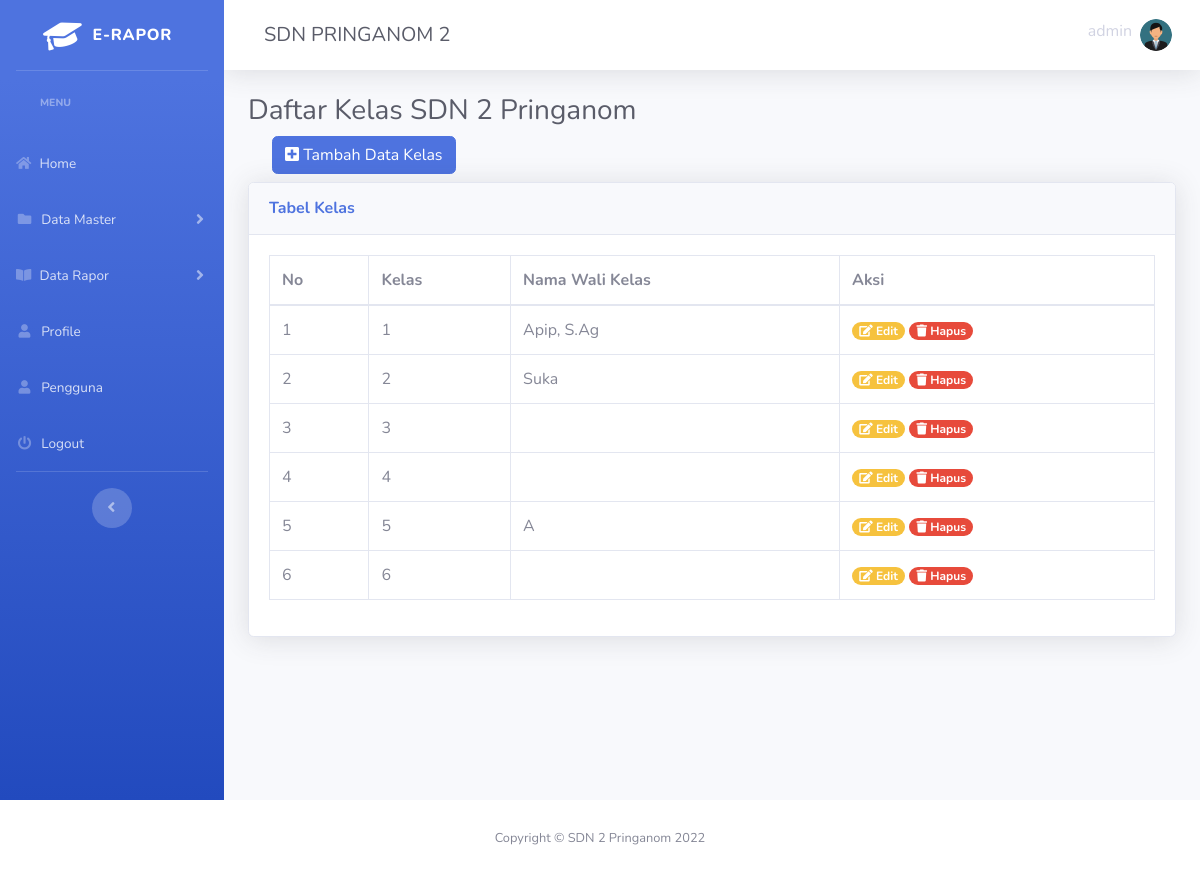
The app's page /admin/pages/kelas/index.php (signed in) with its own data.
### tables this page shows
CREATE TABLE `users` (
  `id_user` int(11) NOT NULL,
  `username` varchar(45) NOT NULL,
  `password` varchar(50) NOT NULL,
  `level` int(11) NOT NULL,
  `nama` varchar(50) NOT NULL,
  `foto` varchar(50) NOT NULL,
  `kelas` varchar(3) NOT NULL,
  `id` int(11) NOT NULL
);

CREATE TABLE `kelas` (
  `id_kelas` int(11) NOT NULL,
  `nama_kelas` varchar(50) NOT NULL,
  `nama_wali_kelas` varchar(50) NOT NULL,
  `nip_guru` int(11) NOT NULL
);

### function.php (called while the page is built, shortened)
<?php
function encryptId($id)
{
    $encryption_key = "Kunc1Enkr1ps1@2023";
    $iv = openssl_random_pseudo_bytes(openssl_cipher_iv_length('aes-256-cbc'));
    $encrypted = openssl_encrypt($id, 'aes-256-cbc', $encryption_key, 0, $iv);
    return base64_encode($encrypted . '::' . $iv);
}

### admin/pages/kelas/index.php (the view, shortened to what this page needs)
<?php
include_once('../template/header.php');
include_once('../../../function.php');
?>
<div class="container-fluid">
    <h1 class="h3 mb-2 text-gray-800">Daftar Kelas SDN 2 Pringanom</h1>
    <a href="tambah.php" class="btn btn-primary ml-4 mb-2"> <i class="fa fa-plus-square"></i> <span></span> Tambah Data Kelas</a>
    <div class="card shadow mb-4">
        <div class="card-header py-3">
            <h6 class="m-0 font-weight-bold text-primary">Tabel Kelas</h6>
        </div>
        <div class="card-body">
            <div class="table-responsive">
                <table class="table table-bordered" id="dataTable" width="100%" cellspacing="0">
                    <thead>
                        <tr>
                            <th>No</th>
                            <th>Kelas</th>
                            <th>Nama Wali Kelas</th>
                            <th>Aksi</th>
                        </tr>
                    </thead>
                    <tbody>
                        <?php $i = 1; ?>
                        <?php
                        $kelas = mysqli_query($koneksi, "SELECT * FROM kelas");
                        while ($tampil = mysqli_fetch_assoc($kelas)) :
                        ?>
                            <tr>
                                <td><?= $i++; ?></td>
                                <td><?= $tampil["nama_kelas"]; ?></td>
                                <td><?= $tampil["nama_wali_kelas"]; ?></td>
                                <td>
                                    <a href="ubah.php?id=<?= encryptId($tampil["id_kelas"]); ?>" class="badge badge-warning badge-pill"> <i class="fa fa-edit"></i> <span></span> Edit</a>
                                    <a href="hapus.php?id=<?= encryptId($tampil["id_kelas"]); ?>" class="badge badge-danger badge-pill" onclick="return confirm('Apakah anda mau menghapus?');"> <i class="fa fa-trash"></i> <span></span> Hapus</a>
                                </td>
                            </tr>
                        <?php endwhile; ?>
                    </tbody>
                </table>
            </div>
        </div>
    </div>
</div>
</div>
</div>
</div>
<?php include '../template/footer.php' ?>

### admin/pages/template/header.php (shortened to what this page needs)
<?php
$koneksi = mysqli_connect('localhost', 'root', '', 'raport_sd');
?>
<!DOCTYPE html>
<html lang="en">
<head>
    <link href="../../../asset/vendor/fontawesome-free/css/all.min.css" rel="stylesheet" type="text/css">
    <link href="../../../asset/css/bootstrap.css" rel="stylesheet">
</head>
<body id="page-top">
    <div id="wrapper">
        <ul class="navbar-nav bg-gradient-primary sidebar sidebar-dark accordion " id="accordionSidebar">
            <a class="sidebar-brand d-flex align-items-center justify-content-center" href="#">
                <div class="sidebar-brand-icon rotate-n-15">
                    <i class="fas fa-graduation-cap"></i>
                </div>
                <div class="sidebar-brand-text mx-2">E-Rapor</div>
            </a>
            <hr class="sidebar-divider my-0">
            <div class="sidebar-heading m-4">
                Menu
            </div>
            <li class="nav-item">
                <a class="nav-link collapsed" href="../informasi/index.php" aria-expanded="true" aria-controls="collapsePages">
                    <i class="fas fa fa-home"></i>
                    <span>Home</span></a>
            </li>
            <li class="nav-item">
                <a class="nav-link collapsed" href="#" data-toggle="collapse" data-target="#collapsePages" aria-expanded="true" aria-controls="collapsePages">
                    <i class="fas fa-fw fa-folder"></i>
                    <span> Data Master</span>
                </a>
            </li>
               <li class="nav-item">
                <a class="nav-link collapsed" href="#" data-toggle="collapse" data-target="#collapsePage" aria-expanded="true" aria-controls="collapsePage">
                    <i class="fas fa-book-open"></i>
                    <span> Data Rapor</span></a>
            </li>
            <li class="nav-item">
                <a class="nav-link" href="../profil_user/">
                    <i class="fas fa-fw fa-user"></i>
                    <span>Profile</span></a>
            </li>
            <li class="nav-item">
                <a class="nav-link" href="../../pages/user/">
                    <i class="fas fa-fw fa-user"></i>
                    <span>Pengguna</span></a>
            </li>
            <li class="nav-item">
                <a class="nav-link" href="#" data-toggle="modal" data-target="#logoutModal">
                    <i class="fas fa-fw fa-power-off"></i>
                    <span>Logout</span></a>
            </li>
            <hr class="sidebar-divider d-none d-md-block">
            <div class="text-center d-none d-md-inline">
                <button class="rounded-circle border-0" id="sidebarToggle"></button>
            </div>
        </ul>
        <div id="content-wrapper" class="d-flex flex-column">
            <div id="content">
                <nav class="navbar navbar-expand navbar-light bg-white topbar mb-4 static-top shadow">
                    <h4 class="h5 m-4 text-gray-800"> SDN PRINGANOM 2</h4>
                    <ul class="navbar-nav ml-auto">
                        <li class="nav-item dropdown no-arrow">
                            <a class="nav-link dropdown-toggle" href="#" id="userDropdown" role="button" data-toggle="dropdown" aria-haspopup="true" aria-expanded="false">
                                <p class="mr-2 mt-2 d-none d-lg-inline text-600 "><?= $_SESSION['username'] ?></p>
                                <?php
                                $id = $_SESSION['id'];
                                $saya = mysqli_query($koneksi, "SELECT * FROM users WHERE id_user= '$id'");
                                while ($sy  = mysqli_fetch_assoc($saya)) {
                                ?>
                                    <?php
                                    if ($sy['foto'] == "") {
                                    ?>
                                        <img class="img-profile rounded-circle" src="../../../asset/img/sistem/user.png" width="15px">
                                    <?php
                                    } else {
                                    ?>
                                        <img class="img-profile rounded-circle" src="../../../asset/img/profil/<?= $sy['foto']; ?> " width="15px">
                                    <?php
                                    }
                                    ?>
                            </a>
                        <?php } ?>
                        </li>
                    </ul>
                </nav>

### records on screen
kelas: nama_kelas "1", nama_wali_kelas "Apip, S.Ag"
kelas: nama_kelas "2", nama_wali_kelas "Suka"
kelas: nama_kelas "3"
kelas: nama_kelas "4"
kelas: nama_kelas "5", nama_wali_kelas "A"
kelas: nama_kelas "6"

### other values on screen
$_SESSION['username'] "admin"
